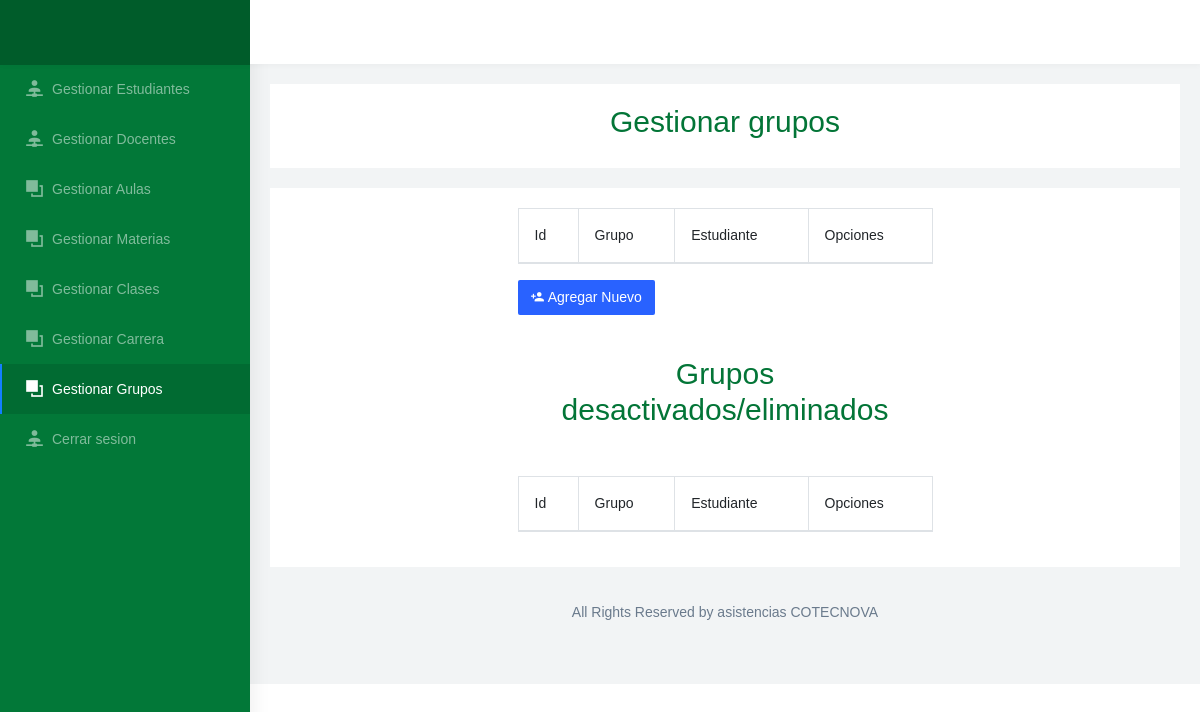
/gestion_grupo.php, run on an earlier commit of the app's database.
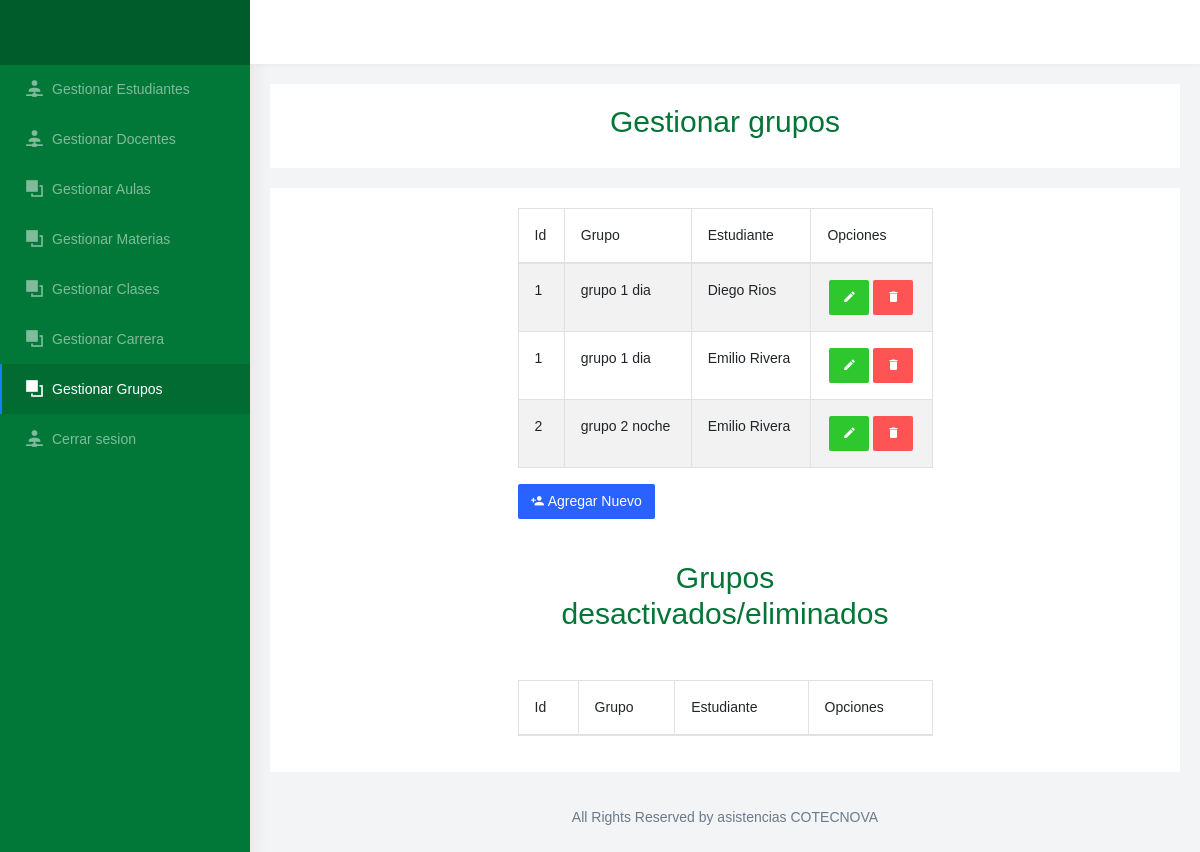
And on a later commit of the database.
### tables this page shows
CREATE TABLE `grupo` (
  `id_grupo` int(11) NOT NULL COMMENT 'Id del grupo',
  `nombre` varchar(45) NOT NULL COMMENT 'Nombre del grupo',
  `Estudiante_id_estudiante` int(11) NOT NULL COMMENT 'Id del estudiante',
  `estado` int(11) NOT NULL COMMENT 'Activo o inactivo'
);

CREATE TABLE `estudiante` (
  `id_estudiante` int(11) NOT NULL COMMENT 'Identificador del estudiante',
  `documento` varchar(45) NOT NULL COMMENT 'Documento del estudiante',
  `nombres` varchar(45) NOT NULL COMMENT 'Nombres del estudiante',
  `apellidos` varchar(45) NOT NULL COMMENT 'Apellidos del estudiante',
  `jornada` varchar(45) NOT NULL COMMENT 'Jornada del estudiante',
  `semestre` varchar(45) NOT NULL COMMENT 'Semestre en el que se encuentra',
  `clave` varchar(45) NOT NULL COMMENT 'Clave del estudiante',
  `estado` int(11) NOT NULL COMMENT 'Activo o inactivo',
  `Carrera_id_carrera` int(11) NOT NULL COMMENT 'Id de la carrera que cursa',
  `tipo_usuario_id_tipo_usuario` int(11) NOT NULL COMMENT 'Id del tipo de usuario'
);

### Modelo/MySQL.php (called while the page is built, shortened)
<?php
class MySQL{
    private $hostname  = "localhost";
    private $user = "root";
    private $password = "";
    private $database = "asistencia";
    private $conexion;
    public function conectar(){
        $this->conexion = mysqli_connect($this->hostname, $this->user, $this->password, $this->database);
    }
    public function efectuarConsulta($consulta){
        mysqli_query($this->conexion, "SET lc_time_names = 'es_ES'" );
        mysqli_query($this->conexion, "SET NAMES 'utf8'");
        mysqli_query($this->conexion, "SET CHARACTER 'utf8'");
       $this->resultadoConsulta = mysqli_query($this->conexion, $consulta);
        return $this->resultadoConsulta;
    }
}

### gestion_grupo.php (the view, shortened to what this page needs)
<!DOCTYPE html>
<html dir="ltr" lang="en">
<head>
  <link href="css/chartist.min.css" rel="stylesheet">
  <link href="css/style.min.css" rel="stylesheet">
  <link href="css/ie7.css" rel="stylesheet">
  <link href="css/materialdesignicons.min.css" rel="stylesheet">
  <link href="css/weather-icons.min.css" rel="stylesheet">
  <link href="css/registro.css" rel="stylesheet" media="all">
  <link href="https://cdnjs.cloudflare.com/ajax/libs/twitter-bootstrap/4.5.2/css/bootstrap.css" rel="stylesheet" media="all">
</head>
<body>
  <?php
  if (!isset($_SESSION['tipousuario'])) {
    require_once 'Modelo/MySQL.php';
    $mysql = new MySQL;
    $mysql->conectar();
    $MostrarDatos = $mysql->efectuarConsulta("SELECT asistencia.grupo.id_grupo, asistencia.grupo.nombre, asistencia.estudiante.apellidos, asistencia.estudiante.nombres from grupo join estudiante on estudiante.id_estudiante = grupo.Estudiante_id_estudiante where asistencia.grupo.estado = 1");
  }
  ?>
  <div id="main-wrapper" data-navbarbg="skin6" data-theme="light" data-layout="vertical" data-sidebartype="full" data-boxed-layout="full">
    <header class="topbar" data-navbarbg="skin6">
      <nav class="navbar top-navbar navbar-expand-md navbar-light">
        <div class="navbar-header" data-logobg="skin5">
          <div class="navbar-brand">
            <a href="index.html" class="logo">
            </a>
          </div>
        </div>
      </nav>
    </header>
    <div class="page-wrapper">
      <div class="container-fluid">
        <div class="row">
          <div class="col-12">
            <div class="card">
              <div class="card-body" align="center">
                  <h2 style="color: #037537">Gestionar grupos</h2>
              </div>
            </div>
            <div class="card">
              <div class="card-body">
                <div class="container col-md-6 col-md-offset-3">
                  <table id="example" class="table table-striped table-bordered" style="width:100%">
                    <thead>
                      <tr>
                        <th>Id</th>
                        <th>Grupo</th>
                        <th>Estudiante</th>
                        <th>Opciones</th>
                      </tr>
                    </thead>
                    <tbody>
                      <tr>
                        <?php
                        while ($valores1 = mysqli_fetch_assoc($MostrarDatos)) {
                          $id_grupo = $valores1 ['id_grupo'];
                        ?>
                          <td><?php echo $valores1['id_grupo'] ?></td>
                          <td><?php echo $valores1['nombre'] ?></td>
                          <td><?php echo $valores1['nombres']." ".$valores1['apellidos'] ?></td>
                          <td>
                            <div class="text-center">
                              <a class="btn" style="background-color: #2EC82E;color: white" href='update_grupos2.php?id_grupo=<?php echo $id_grupo; ?>' role="button"><i class="mdi mdi-pencil"></i></a>
                              <a class="btn" style="background-color: #FF5454;color: white" href='Controlador/delete_grupos.php?id_grupo=<?php echo $id_grupo; ?>' role="button"><i class="mdi mdi-delete"></i></a>
                            </div>
                          </td>
                      </tr>
                    <?php
                        }
                    ?>
                    </tbody>
                  </table>
                  <a class="btn" style="background-color: #2962FF;color: white" href="registro_grupos.php" role="button"><i class="mdi mdi-account-plus"></i> Agregar Nuevo</a>
                  <br><br>
                  <div class="card">
                    <div class="card-body" align="center">
                        <h2 style="color: #037537">Grupos desactivados/eliminados</h2>
                    </div>
                  </div>
                  <table id="example2" class="table table-striped table-bordered" style="width:100%">
                    <thead>
                      <tr>
                        <th>Id</th>
                        <th>Grupo</th>
                        <th>Estudiante</th>
                        <th>Opciones</th>
                      </tr>
                    </thead>
                  </table>
                </div>
              </div>
            </div>
          </div>
        </div>
        <footer class="footer text-center">
          All Rights Reserved by asistencias COTECNOVA
        </footer>
      </div>
    </div>
</body>
</html>

### css/registro.css (style rules this page uses)
* { margin:0; padding:0; box-sizing:border-box; -webkit-box-sizing:border-box; -moz-box-sizing:border-box; -webkit-font-smoothing:antialiased; -moz-font-smoothing:antialiased; -o-font-smoothing:antialiased; font-smoothing:antialiased; text-rendering:optimizeLegibility; }
body { font-family:"Open Sans", Helvetica, Arial, sans-serif; font-weight:300; font-size: 12px; line-height:30px; color:#777; background:#5e42a6; }
.container { max-width:400px; width:100%; margin:0 auto; position:relative; }

What changed in the data, as far as the page shows it:
added grupo: id_grupo "1", nombre "grupo 1 dia", estudiante.nombres "Diego", estudiante.apellidos "Rios"
added grupo: id_grupo "1", nombre "grupo 1 dia", estudiante.nombres "Emilio", estudiante.apellidos "Rivera"
added grupo: id_grupo "2", nombre "grupo 2 noche", estudiante.nombres "Emilio", estudiante.apellidos "Rivera"
